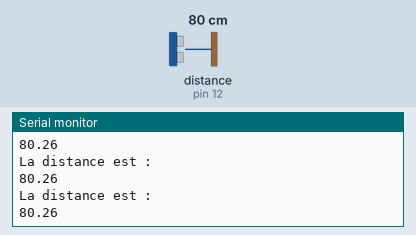
Simulated run of this sketch. Board: Arduino Uno, built with avr-gcc and run on an emulated ATmega328P. Parts: the last lines printed to the serial monitor. Wiring (inferred from the names in the program): ultrasonic range finder: trigger pin 11; echo pin 12. Inputs (shaded band) come from the test bench; at power-on: distance to the obstacle (sensor on pin 12) 80 cm. The echo pulse lasts 58.3 µs per cm.

Above: at 2.2 s.
2.3 s: distance to the obstacle (sensor on pin 12) set to 35 cm
At 2.61 s:
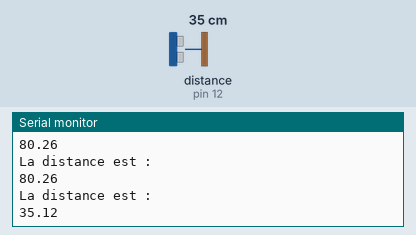
5.3 s: distance to the obstacle (sensor on pin 12) set to 2 cm
At 5.45 s:
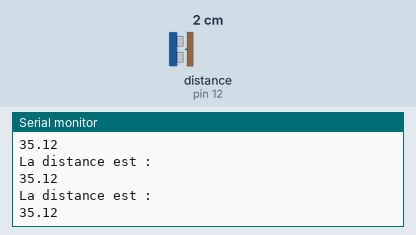
Timing chart, 0 to 8.3 s (numbered marks = the images above; inputs shaded):
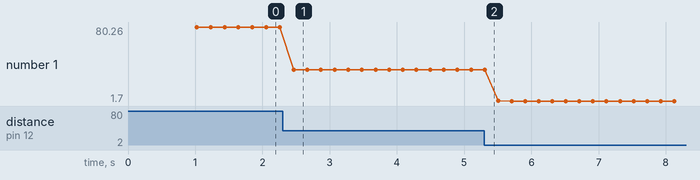

Measured:
- after the input at 2.3 s, the serial monitor: prints a new line after 0.16 s (image 1)
- plotted number 1: 80.26 → 35.12 after the input at 2.3 s, 35.12 → 1.7 after the input at 5.3 s

The sketch:

Ultrasonic_sensor.ino
```cpp
#define TRIG 11
#define ECHO 12
#define SOUNDVELOCITY 344.0/1000  //m/s

float LireDistance();

void setup() {
  // put your setup code here, to run once:
  Serial.begin(9600);
  pinMode(TRIG,OUTPUT);
  pinMode(ECHO,INPUT);
  digitalWrite(TRIG,LOW);
  delay(1000);
}

void loop() {
  // put your main code here, to run repeatedly:
  digitalWrite(TRIG,HIGH);
  delayMicroseconds(10);
  digitalWrite(TRIG,LOW);
  int duree = pulseIn(ECHO,HIGH,25000UL);
  float dist = SOUNDVELOCITY*duree/2;
  Serial.println("La distance est :");
  Serial.println(dist/10.0);
  delay(200);

}
float LireDistance(){
  digitalWrite(TRIG,HIGH);
  delayMicroseconds(10);
  digitalWrite(TRIG,LOW);
  int duree = pulseIn(ECHO,HIGH,25000UL);
  float dist = SOUNDVELOCITY*duree/2;
  Serial.println("La distance est :");
  return dist/10.0;
  }
```
